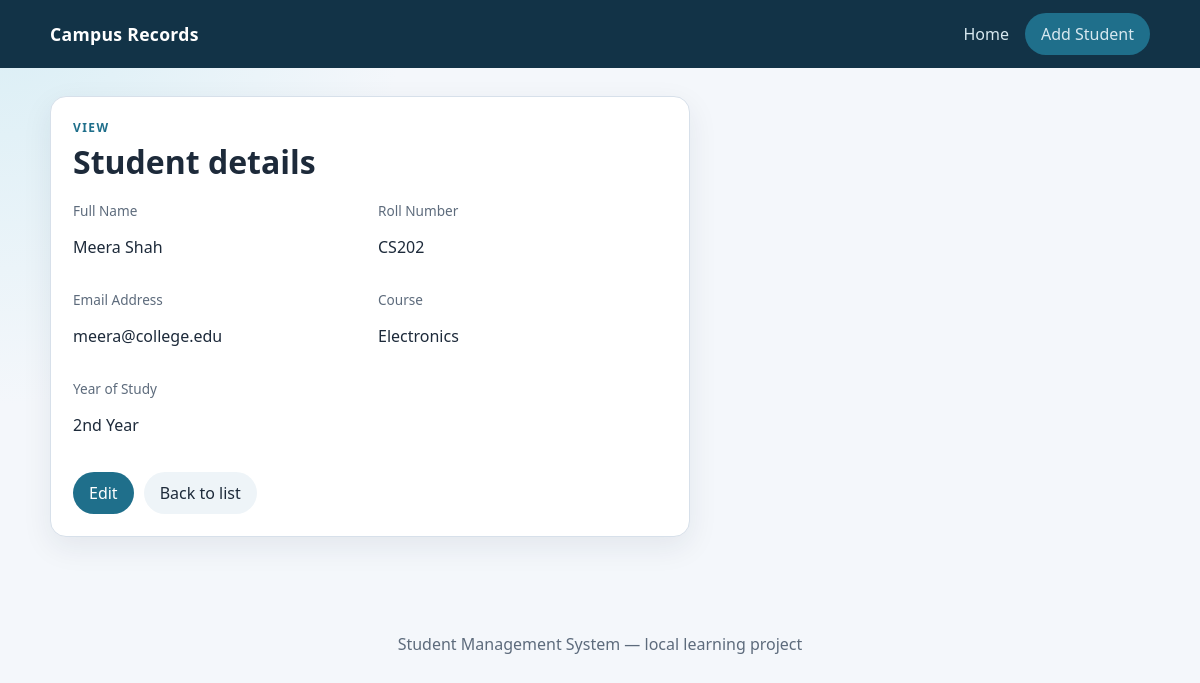
Screenshot of /students/3 with the database file from the repository.
### tables this page shows
CREATE TABLE students (
            id INTEGER PRIMARY KEY AUTOINCREMENT,
            full_name TEXT NOT NULL,
            roll_number TEXT NOT NULL UNIQUE,
            email TEXT NOT NULL,
            course TEXT NOT NULL,
            year_of_study TEXT NOT NULL
        );

### app.py (the view)
@app.route("/students/<int:student_id>")
def view_student(student_id):
    connection = get_db_connection()
    student = connection.execute(
        "SELECT * FROM students WHERE id = ?",
        (student_id,),
    ).fetchone()
    connection.close()
    if student is None:
        flash("Student not found.", "error")
        return redirect(url_for("index"))
    return render_template(
        "student_form.html",
        mode="view",
        student=student,
        years=YEARS,
    )

### app.py (called while the page is built)
def get_db_connection():
    connection = sqlite3.connect(DATABASE)
    connection.row_factory = sqlite3.Row
    return connection

### templates/student_form.html (shortened to what this page needs)
{% extends "base.html" %}
{% if mode == "add" %}
    {% set heading = "Add student" %}
    {% set submit_label = "Save student" %}
{% elif mode == "edit" %}
    {% set heading = "Edit student" %}
    {% set submit_label = "Update student" %}
{% else %}
    {% set heading = "Student details" %}
    {% set submit_label = "" %}
{% endif %}
{% block content %}
<section class="panel form-panel">
    <p class="eyebrow">{{ mode|capitalize }}</p>
    <h1>{{ heading }}</h1>
    {% if mode == "view" %}
        <div class="details-grid">
            <div>
                <p class="detail-label">Full Name</p>
                <p>{{ student.full_name }}</p>
            </div>
            <div>
                <p class="detail-label">Roll Number</p>
                <p>{{ student.roll_number }}</p>
            </div>
            <div>
                <p class="detail-label">Email Address</p>
                <p>{{ student.email }}</p>
            </div>
            <div>
                <p class="detail-label">Course</p>
                <p>{{ student.course }}</p>
            </div>
            <div>
                <p class="detail-label">Year of Study</p>
                <p>{{ student.year_of_study }}</p>
            </div>
        </div>
        <div class="form-actions">
            <a class="btn btn-primary" href="{{ url_for('edit_student', student_id=student.id) }}">Edit</a>
            <a class="btn btn-ghost" href="{{ url_for('index') }}">Back to list</a>
        </div>
    {% endif %}
</section>
{% endblock %}

### static/style.css (style rules this page uses)
:root { --bg: #f4f7fb; --panel: #ffffff; --ink: #1d2a3a; --muted: #5d6b7c; --line: #d7e0ea; --brand: #1f6f8b; --brand-dark: #16586d; --danger: #b42318; --success-bg: #e8f7ef; --success-ink: #17663a; --error-bg: #fdecec; --error-ink: #9b1c1c; --shadow: 0 10px 30px rgba(29, 42, 58, 0.08); --radius: 16px; }
* { box-sizing: border-box; }
body { margin: 0; font-family: "Segoe UI", Tahoma, Geneva, Verdana, sans-serif; color: var(--ink); background: radial-gradient(circle at top left, #d9eef5 0, transparent 28%), var(--bg); min-height: 100vh; }
a { color: var(--brand); text-decoration: none; }
h1 { margin: 4px 0 8px; font-size: 2rem; }
.eyebrow { margin: 0; text-transform: uppercase; letter-spacing: 0.12em; font-size: 0.75rem; color: var(--brand); font-weight: 700; }
.stat-card, .panel { background: var(--panel); border: 1px solid var(--line); border-radius: var(--radius); box-shadow: var(--shadow); }
.panel { padding: 22px; }
.btn { display: inline-flex; align-items: center; justify-content: center; border: 0; border-radius: 999px; padding: 10px 16px; font: inherit; cursor: pointer; }
.btn-primary { background: var(--brand); color: white; }
.btn-ghost { background: #eef4f8; color: var(--ink); }
.form-panel { max-width: 640px; }
.form-actions { display: flex; gap: 10px; margin-top: 20px; }
.details-grid { display: grid; grid-template-columns: 1fr 1fr; gap: 16px; margin-top: 18px; }
.detail-label { margin: 0 0 4px; color: var(--muted); font-size: 0.85rem; }

### rows the page displays
students: full_name "Meera Shah", roll_number "CS202", email "meera@college.edu", course "Electronics", year_of_study "2nd Year"

### other values shown
{{ mode|capitalize }} "VIEW"
{{ heading }} "Student details"
